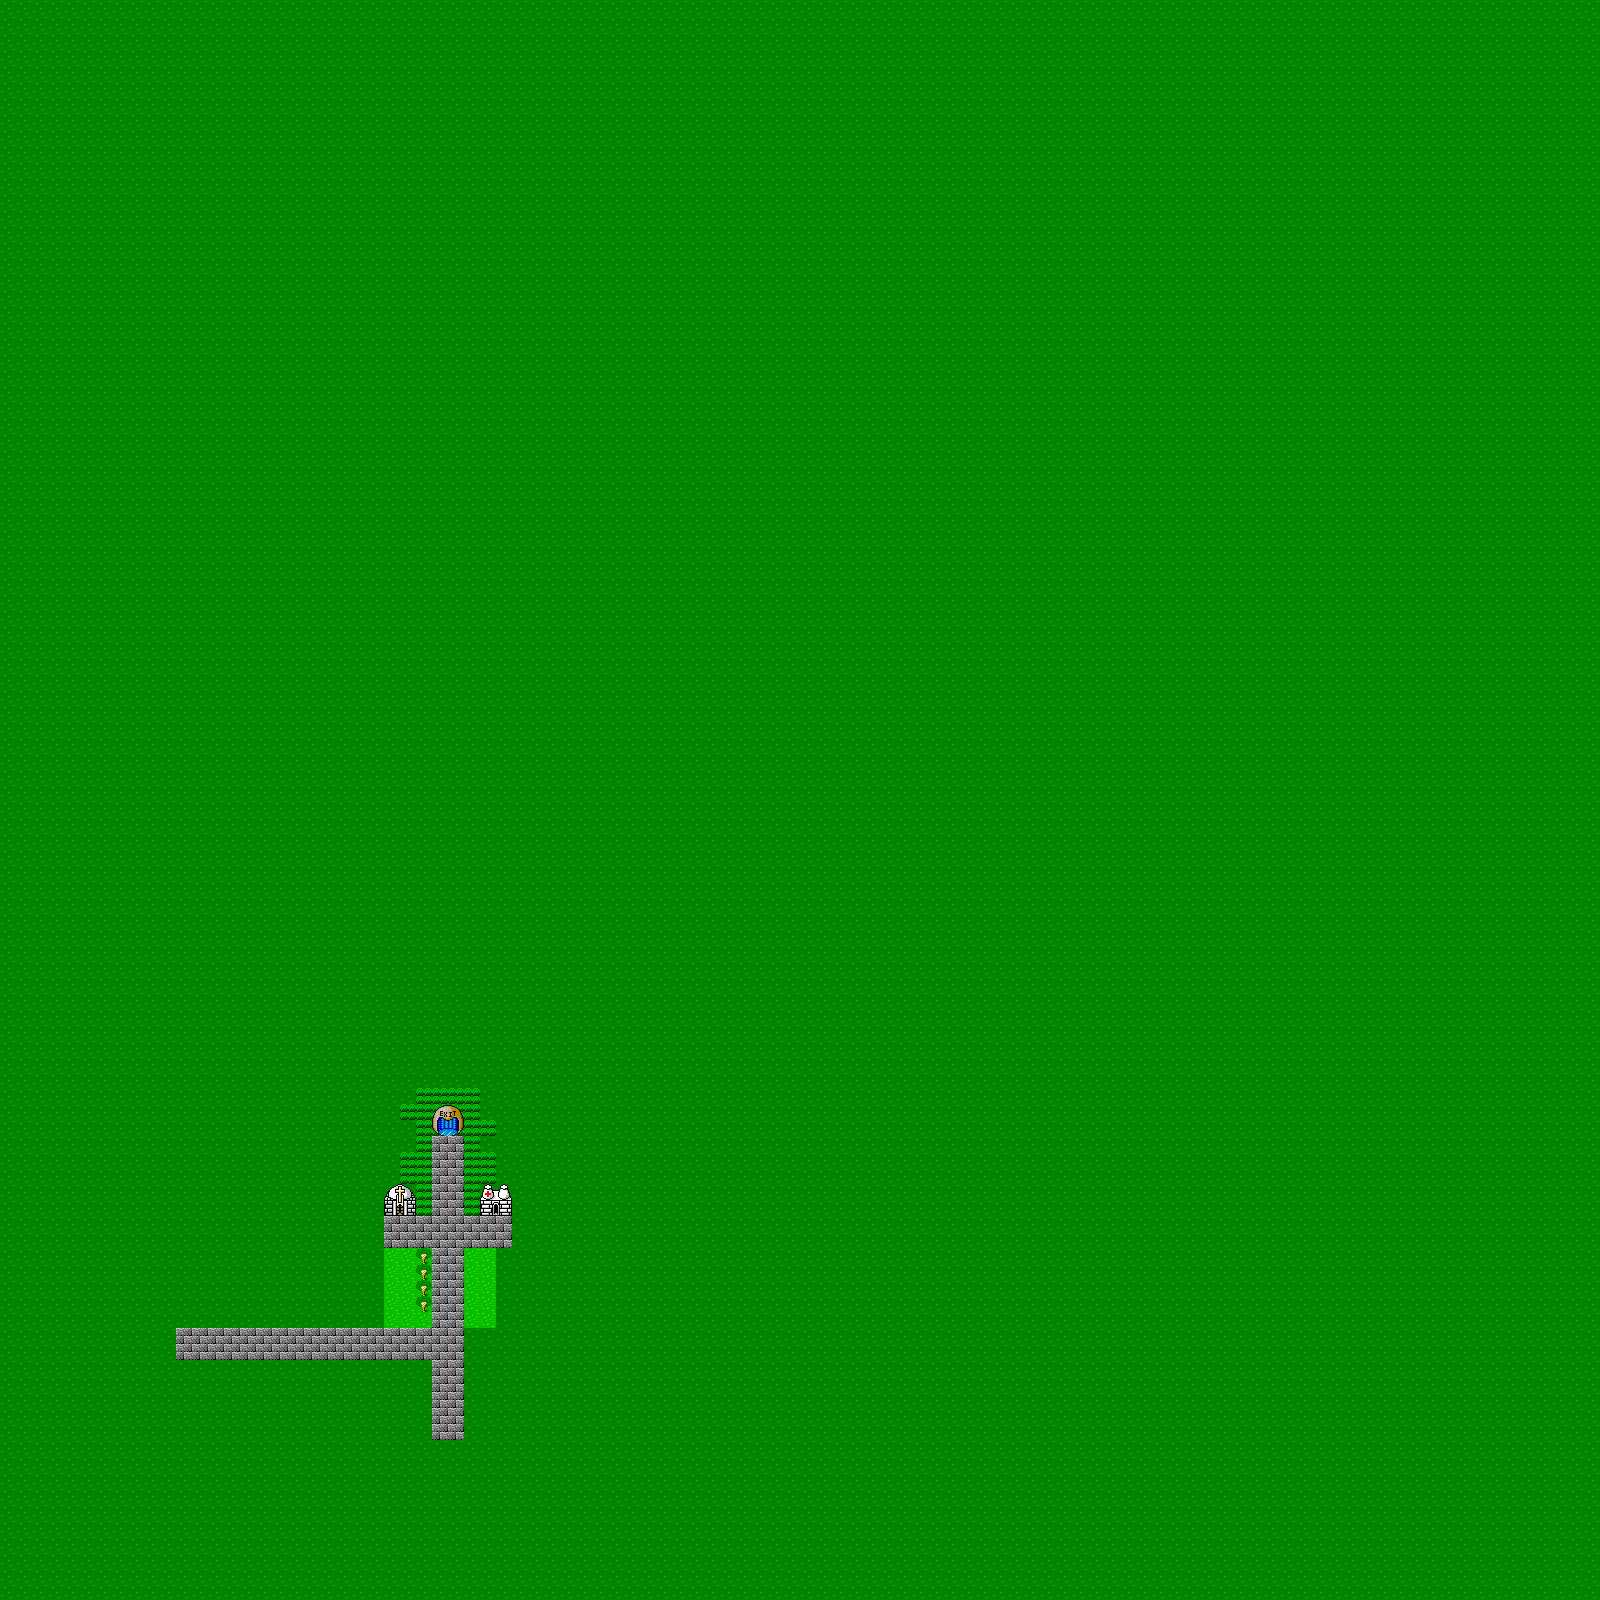

This game map was drawn from its Tiled (.tmx) file and the tilesets committed beside it. A one-line description and the trimmed map source follow:
An orthogonal 100x100 tile map with 16x16 px tiles, 1 tile layer (Tile Layer 1) and 8 objects.

<map version="1.8" tiledversion="1.8.0" orientation="orthogonal" renderorder="right-down" width="100" height="100" tilewidth="16" tileheight="16" infinite="0" nextlayerid="7" nextobjectid="26">
 <tileset firstgid="1" source="phantasy-star-tilemap.tsx" />
 <layer id="1" name="Tile Layer 1" width="100" height="100">
  <data>[10000 cells, 10000 non-empty, 17 distinct tile ids]</data>
 </layer>
 <objectgroup id="2" name="Collision">
  <object id="2" x="384" y="1184" width="32" height="32" />
  <object id="3" x="480" y="1184" width="32" height="32" />
  <object id="4" x="416" y="1248" width="16" height="64" />
 </objectgroup>
 <objectgroup id="4" name="Spawns">
  <object id="12" x="416" y="1200" width="16" height="16" />
  <object id="13" x="464" y="1200" width="16" height="16" />
 </objectgroup>
 <objectgroup id="5" name="Warps">
  <object id="22" x="432" y="1104" width="32" height="32">
   <properties>
    <property name="MapDestination" value="LevelScreen2" />
    <property name="WarpDestination" value="CaveExit" />
   </properties>
  </object>
 </objectgroup>
 <objectgroup id="6" name="WarpExit">
  <object id="24" x="400" y="1216" width="16" height="16">
   <properties>
    <property name="Name" value="PlayerSpawn" />
   </properties>
  </object>
  <object id="25" x="432" y="1136" width="16" height="16">
   <properties>
    <property name="Name" value="OriginalExitExit" />
   </properties>
  </object>
 </objectgroup>
</map>
